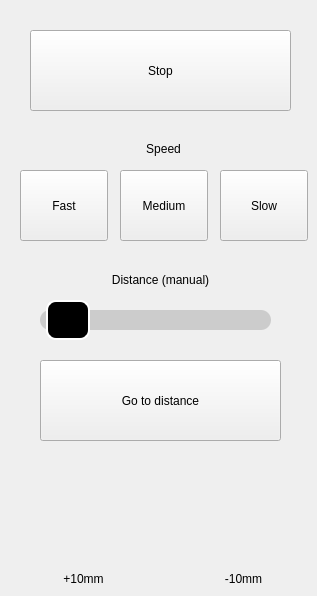
           <widget class="QWidget" name="ForkliftPage">
            <widget class="QPushButton" name="LiftUp">
             <property name="geometry">
              <rect>
               <x>30</x>
               <y>480</y>
               <width>101</width>
               <height>91</height>
              </rect>
             </property>
             <property name="sizePolicy">
              <sizepolicy hsizetype="Minimum" vsizetype="Maximum">
               <horstretch>0</horstretch>
               <verstretch>0</verstretch>
              </sizepolicy>
             </property>
             <property name="styleSheet">
              <string notr="true">background-color: transparent;
border: none;</string>
             </property>
             <property name="text">
              <string/>
             </property>
             <property name="icon">
              <iconset>
               <normaloff>controlArrows/lift.svg</normaloff>controlArrows/lift.svg</iconset>
             </property>
             <property name="iconSize">
              <size>
               <width>80</width>
               <height>80</height>
              </size>
             </property>
             <property name="checkable">
              <bool>false</bool>
             </property>
             <attribute name="buttonGroup">
              <string notr="true">buttonGroup_2</string>
             </attribute>
            </widget>
            <widget class="QPushButton" name="LowerDown">
             <property name="geometry">
              <rect>
               <x>190</x>
               <y>480</y>
               <width>101</width>
               <height>91</height>
              </rect>
             </property>
             <property name="sizePolicy">
              <sizepolicy hsizetype="Minimum" vsizetype="Maximum">
               <horstretch>0</horstretch>
               <verstretch>0</verstretch>
              </sizepolicy>
             </property>
             <property name="styleSheet">
              <string notr="true">background-color: transparent;
border: none;</string>
             </property>
             <property name="text">
              <string/>
             </property>
             <property name="icon">
              <iconset>
               <normaloff>controlArrows/lower.svg</normaloff>controlArrows/lower.svg</iconset>
             </property>
             <property name="iconSize">
              <size>
               <width>80</width>
               <height>80</height>
              </size>
             </property>
             <property name="checkable">
              <bool>false</bool>
             </property>
             <attribute name="buttonGroup">
              <string notr="true">buttonGroup_2</string>
             </attribute>
            </widget>
            <widget class="QSlider" name="SliderLift">
             <property name="geometry">
              <rect>
               <x>40</x>
               <y>300</y>
               <width>231</width>
               <height>41</height>
              </rect>
             </property>
             <property name="styleSheet">
              <string notr="true">QSlider::groove:horizontal {
    height: 20px;
    background: #ccc;
    border-radius: 10px;
}
QSlider::handle:horizontal {
    background: #000000;
    border: 2px solid white;
    width: 40px;
    margin: -10px 0; /* center handle */
    border-radius: 10px;
}</string>
             </property>
             <property name="minimum">
              <number>80</number>
             </property>
             <property name="maximum">
              <number>1500</number>
             </property>
             <property name="singleStep">
              <number>10</number>
             </property>
             <property name="value">
              <number>123</number>
             </property>
             <property name="sliderPosition">
              <number>123</number>
             </property>
             <property name="orientation">
              <enum>Qt::Orientation::Horizontal</enum>
             </property>
            </widget>
            <widget class="QPushButton" name="FastForktLiftButton">
             <property name="geometry">
              <rect>
               <x>20</x>
               <y>170</y>
               <width>88</width>
               <height>71</height>
              </rect>
             </property>
             <property name="text">
              <string>Fast</string>
             </property>
             <property name="checkable">
              <bool>true</bool>
             </property>
             <attribute name="buttonGroup">
              <string notr="true">buttonGroup</string>
             </attribute>
            </widget>
            <widget class="QPushButton" name="SlowLiftButton">
             <property name="geometry">
              <rect>
               <x>220</x>
               <y>170</y>
               <width>88</width>
               <height>71</height>
              </rect>
             </property>
             <property name="text">
              <string>Slow</string>
             </property>
             <property name="checkable">
              <bool>true</bool>
             </property>
             <attribute name="buttonGroup">
              <string notr="true">buttonGroup</string>
             </attribute>
            </widget>
            <widget class="QPushButton" name="StopForkliftButton">
             <property name="geometry">
              <rect>
               <x>30</x>
               <y>30</y>
               <width>261</width>
               <height>81</height>
              </rect>
             </property>
             <property name="text">
              <string>Stop</string>
             </property>
             <property name="checkable">
              <bool>false</bool>
             </property>
            </widget>
            <widget class="QLabel" name="label_4">
             <property name="geometry">
              <rect>
               <x>130</x>
               <y>140</y>
               <width>67</width>
               <height>17</height>
              </rect>
             </property>
             <property name="text">
              <string>Speed</string>
             </property>
             <property name="alignment">
              <set>Qt::AlignmentFlag::AlignCenter</set>
             </property>
            </widget>
            <widget class="QPushButton" name="SendForkliftCommand">
             <property name="geometry">
              <rect>
               <x>40</x>
               <y>360</y>
               <width>241</width>
               <height>81</height>
              </rect>
             </property>
             <property name="text">
              <string>Go to distance</string>
             </property>
             <property name="checkable">
              <bool>false</bool>
             </property>
            </widget>
            <widget class="QPushButton" name="MediumLiftButton">
             <property name="geometry">
              <rect>
               <x>120</x>
               <y>170</y>
               <width>88</width>
               <height>71</height>
              </rect>
             </property>
             <property name="text">
              <string>Medium</string>
             </property>
             <property name="checkable">
              <bool>true</bool>
             </property>
             <attribute name="buttonGroup">
              <string notr="true">buttonGroup</string>
             </attribute>
            </widget>
            <widget class="QLabel" name="label_7">
             <property name="geometry">
              <rect>
               <x>90</x>
               <y>270</y>
               <width>141</width>
               <height>20</height>
              </rect>
             </property>
             <property name="text">
              <string>Distance (manual)</string>
             </property>
             <property name="alignment">
              <set>Qt::AlignmentFlag::AlignCenter</set>
             </property>
            </widget>
            <widget class="QLabel" name="label_2">
             <property name="geometry">
              <rect>
               <x>50</x>
               <y>570</y>
               <width>67</width>
               <height>17</height>
              </rect>
             </property>
             <property name="text">
              <string>+10mm</string>
             </property>
             <property name="alignment">
              <set>Qt::AlignmentFlag::AlignCenter</set>
             </property>
            </widget>
            <widget class="QLabel" name="label_9">
             <property name="geometry">
              <rect>
               <x>210</x>
               <y>570</y>
               <width>67</width>
               <height>17</height>
              </rect>
             </property>
             <property name="text">
              <string>-10mm</string>
             </property>
             <property name="alignment">
              <set>Qt::AlignmentFlag::AlignCenter</set>
             </property>
            </widget>
           </widget>
